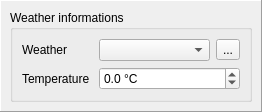
<ui version="4.0" >
 <class>WeatherInfoPopupView</class>
 <widget class="QWidget" name="WeatherInfoPopupView" >
  <property name="geometry" >
   <rect>
    <x>0</x>
    <y>0</y>
    <width>262</width>
    <height>102</height>
   </rect>
  </property>
  <property name="windowTitle" >
   <string></string>
  </property>
  <layout class="QVBoxLayout" name="verticalLayout_2" >
   <property name="margin" >
    <number>0</number>
   </property>
   <item>
    <widget class="QFrame" name="frame" >
     <property name="frameShape" >
      <enum>QFrame::Panel</enum>
     </property>
     <property name="frameShadow" >
      <enum>QFrame::Raised</enum>
     </property>
     <layout class="QVBoxLayout" name="verticalLayout" >
      <item>
       <widget class="QGroupBox" name="groupBox" >
        <property name="title" >
         <string>Weather informations</string>
        </property>
        <layout class="QGridLayout" name="gridLayout" >
         <item row="0" column="0" >
          <widget class="QLabel" name="weatherLabel" >
           <property name="text" >
            <string>Weather</string>
           </property>
           <property name="buddy" >
            <cstring>weatherComboBox</cstring>
           </property>
          </widget>
         </item>
         <item row="0" column="1" >
          <layout class="QHBoxLayout" name="horizontalLayout" >
           <item>
            <widget class="QComboBox" name="weatherComboBox" />
           </item>
           <item>
            <widget class="QToolButton" name="weatherToolButton" >
             <property name="text" >
              <string>...</string>
             </property>
            </widget>
           </item>
          </layout>
         </item>
         <item row="1" column="0" >
          <widget class="QLabel" name="temperatureLabel" >
           <property name="sizePolicy" >
            <sizepolicy vsizetype="Preferred" hsizetype="Preferred" >
             <horstretch>2</horstretch>
             <verstretch>0</verstretch>
            </sizepolicy>
           </property>
           <property name="text" >
            <string>Temperature</string>
           </property>
           <property name="buddy" >
            <cstring>temperatureDoubleSpinBox</cstring>
           </property>
          </widget>
         </item>
         <item row="1" column="1" >
          <widget class="QDoubleSpinBox" name="temperatureDoubleSpinBox" >
           <property name="sizePolicy" >
            <sizepolicy vsizetype="Fixed" hsizetype="Minimum" >
             <horstretch>4</horstretch>
             <verstretch>0</verstretch>
            </sizepolicy>
           </property>
           <property name="suffix" >
            <string> °C</string>
           </property>
           <property name="decimals" >
            <number>1</number>
           </property>
           <property name="minimum" >
            <double>-99.000000000000000</double>
           </property>
           <property name="maximum" >
            <double>99.000000000000000</double>
           </property>
          </widget>
         </item>
        </layout>
       </widget>
      </item>
     </layout>
    </widget>
   </item>
  </layout>
 </widget>
 <resources/>
 <connections/>
</ui>
